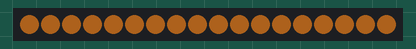
Simulated run of this sketch. Board: Arduino Uno, built with avr-gcc and run on an emulated ATmega328P. On the bench: 18 RGB LEDs in strip order, left to right. Dim RGB values are drawn brighter than linear.

Above: at 0.1 s.
At 4.1 s:
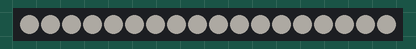
At 8.1 s:
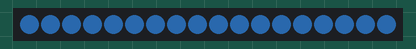

Measured:
- by itself, everything shown: repeats every 9.0 s, in 9 steps
- what the display in image 2 shows lasts 1.0 s, from 8.0 s to 9.0 s

The sketch:

colorTemp.ino
```cpp
#include <FastLED.h>

#define NUM_LEDS  18
#define LED_PIN   2

CRGB leds[NUM_LEDS];

uint8_t tempIndex = 0;

void setup() {
  FastLED.addLeds<WS2812B, LED_PIN, GRB>(leds, NUM_LEDS);
  FastLED.setBrightness(50);
}

void loop() {
  fill_solid(leds, NUM_LEDS, CRGB::White);

  EVERY_N_SECONDS(1) {
    tempIndex++;
    if (tempIndex > 8) tempIndex = 0;
  }

  switch (tempIndex) {
    case 0:
      FastLED.setTemperature(Candle);
      break;
    case 1:
      FastLED.setTemperature(Tungsten40W);
    break;
    case 2:
      FastLED.setTemperature(Tungsten100W);
    break;
    case 3:
      FastLED.setTemperature(Halogen);
    break;
    case 4:
      FastLED.setTemperature(CarbonArc);
    break;
    case 5:
      FastLED.setTemperature(HighNoonSun);
    break;
    case 6:
      FastLED.setTemperature(DirectSunlight);
    break;
    case 7:
      FastLED.setTemperature(OvercastSky);
    break;
    case 8:
      FastLED.setTemperature(ClearBlueSky);
    break;
  }

  FastLED.show();

}
```
